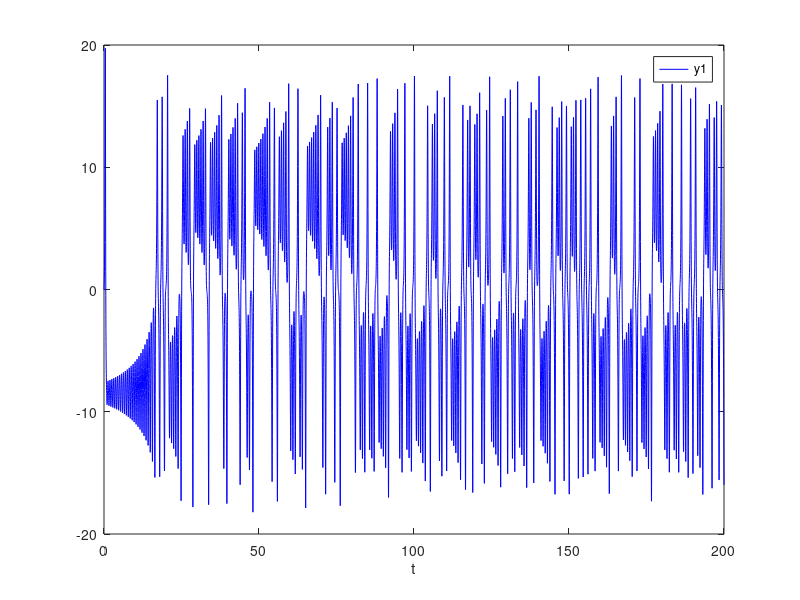
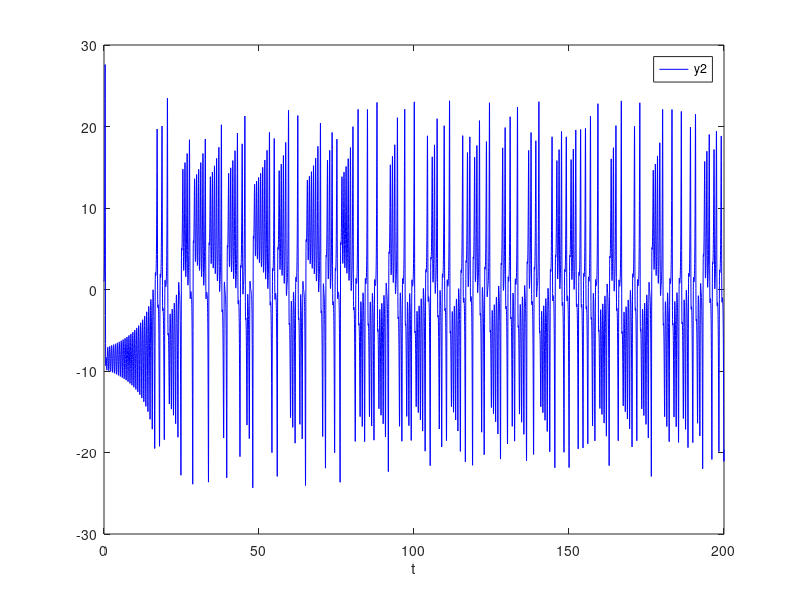
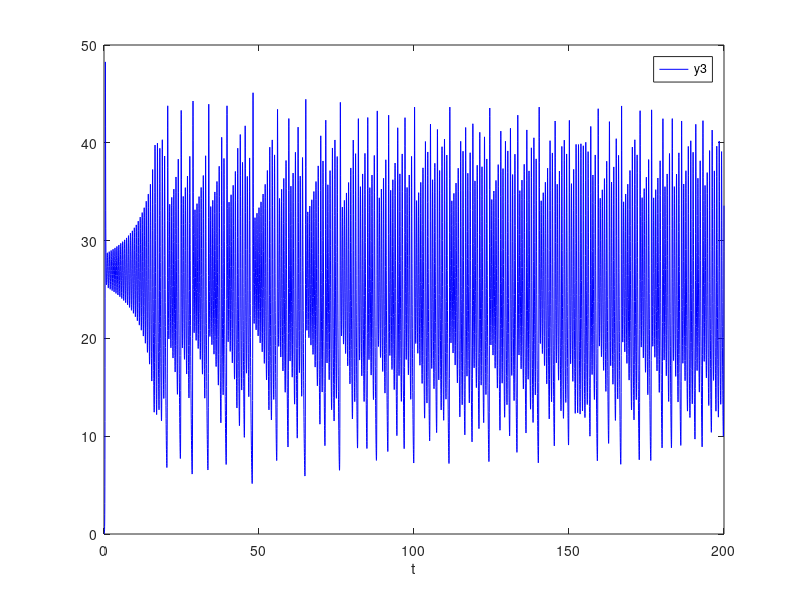
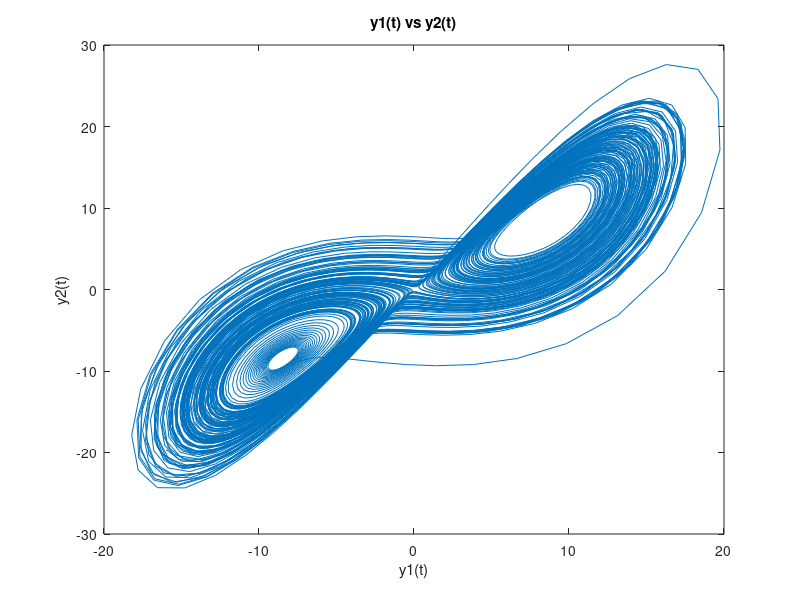

MATLAB code to generate these figures, in order:
function CP_9_6 
clear
clc
format short
    % Lorenz model for atmospheric circulation
    n = 2001;
    [t, y] = ode45(@lorenz, 0:0.02:200, [0; 1; 0]); 
    
    % Plotting solutions
    figure (1);
    %subplot(2,2,1);
    plot(t, y(:, 1), 'b-');
    legend('y1', 'Location', 'Best');
    xlabel('t');

    figure (2);
    plot(t, y(:, 2), 'b-');
    legend('y2', 'Location', 'Best');
    xlabel('t');

    figure (3);
    plot(t, y(:, 3), 'b-');
    legend('y3', 'Location', 'Best');
    xlabel('t');
    
    % Plotting y1 vs y2
    figure (4);
    %subplot(2,2,2);
    plot(y(:, 1), y(:, 2));
    xlabel('y1(t)');
    ylabel('y2(t)');
    title('y1(t) vs y2(t)');
    
    % Plotting y1 vs y3
    figure (5);
    %subplot(2,2,3);
    plot(y(:, 1), y(:, 3));
    xlabel('y1(t)');
    ylabel('y3(t)');
    title('y1(t) vs y3(t)');
    
    % Plotting y2 vs y3
    figure (6);
    %subplot(2,2,4);
    plot(y(:, 2), y(:, 3));
    xlabel('y2(t)');
    ylabel('y3(t)');
    title('y2(t) vs y3(t)');
    
    % Displaying original solution at t = 100
    fprintf("Initial values : %d %d %d \n", 0, 1, 0 );
    disp('Results at t = 100:');
    disp(['y1 = ', num2str(y(1001, 1))]);
    disp(['y2 = ', num2str(y(1001, 2))]);
    disp(['y3 = ', num2str(y(1001, 3))]);

    
    xval = [0.01; 1; 0];
    fprintf("\n\nInitial values : %d %d %d \n", xval(1), xval(2), xval(3) );
    % Perturbing solution at t = 100
    [t, y] = ode45(@lorenz, 0:0.1:100, xval(:));
    disp('Perturbed solution at t = 100:');
    disp(['y = ', num2str(y(1001, :))]);

    xval = [0; 0.99; 0];
    fprintf("\n\nInitial values : %d %d %d \n", xval(1), xval(2), xval(3) );
    % Perturbing solution at t = 100
    [t, y] = ode45(@lorenz, 0:0.1:100, xval(:));
    disp('Perturbed solution at t = 100:');
    disp(['y = ', num2str(y(1001, :))]);

    xval = [0.01; 0.99; -0.01];
    fprintf("\n\nInitial values : %d %d %d \n", xval(1), xval(2), xval(3) );
    % Perturbing solution at t = 100
    [t, y] = ode45(@lorenz, 0:0.1:100, xval(:));
    disp('Perturbed solution at t = 100:');
    disp(['y = ', num2str(y(1001, :))]);
end

function [yprime] = lorenz(t, y)
    % Parameters
    sigma = 10;
    b = 8 / 3;
    r = 28;
    
    % Lorenz equations
    yprime = [sigma * (y(2) - y(1)); 
              r * y(1) - y(2) - y(1) * y(3); 
              y(1) * y(2) - b * y(3)];
end
